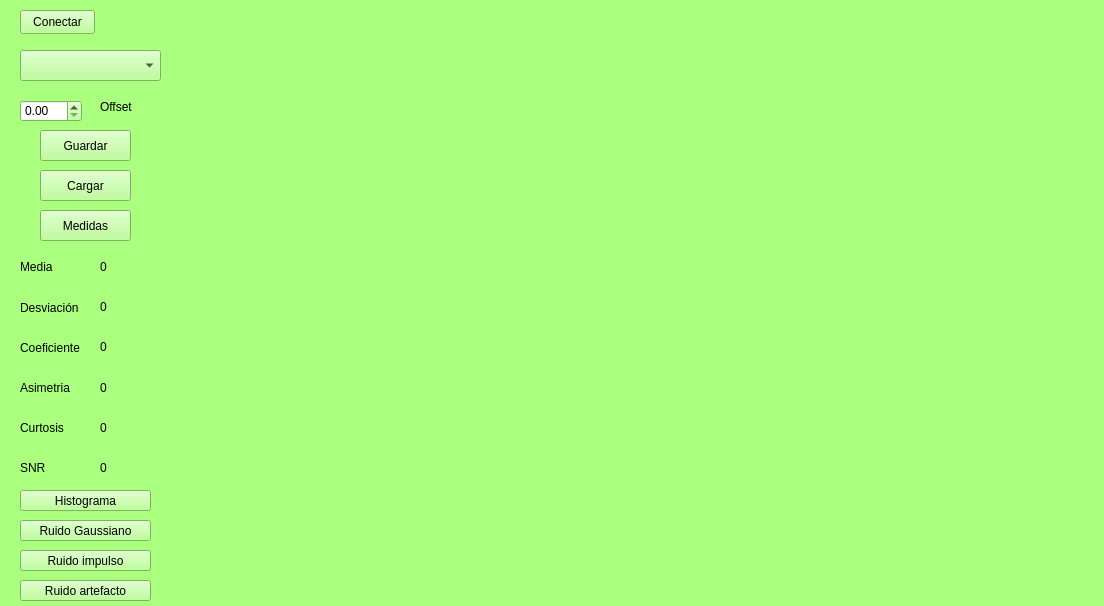
<?xml version="1.0" encoding="UTF-8"?>
<ui version="4.0">
 <class>Interfaz1</class>
 <widget class="QWidget" name="Interfaz1">
  <property name="geometry">
   <rect>
    <x>0</x>
    <y>0</y>
    <width>1104</width>
    <height>606</height>
   </rect>
  </property>
  <property name="palette">
   <palette>
    <active>
     <colorrole role="WindowText">
      <brush brushstyle="SolidPattern">
       <color alpha="255">
        <red>0</red>
        <green>0</green>
        <blue>0</blue>
       </color>
      </brush>
     </colorrole>
     <colorrole role="Button">
      <brush brushstyle="SolidPattern">
       <color alpha="255">
        <red>170</red>
        <green>255</green>
        <blue>127</blue>
       </color>
      </brush>
     </colorrole>
     <colorrole role="Light">
      <brush brushstyle="SolidPattern">
       <color alpha="255">
        <red>0</red>
        <green>85</green>
        <blue>255</blue>
       </color>
      </brush>
     </colorrole>
     <colorrole role="Base">
      <brush brushstyle="SolidPattern">
       <color alpha="255">
        <red>255</red>
        <green>255</green>
        <blue>255</blue>
       </color>
      </brush>
     </colorrole>
     <colorrole role="Window">
      <brush brushstyle="SolidPattern">
       <color alpha="255">
        <red>170</red>
        <green>255</green>
        <blue>127</blue>
       </color>
      </brush>
     </colorrole>
    </active>
    <inactive>
     <colorrole role="WindowText">
      <brush brushstyle="SolidPattern">
       <color alpha="255">
        <red>0</red>
        <green>0</green>
        <blue>0</blue>
       </color>
      </brush>
     </colorrole>
     <colorrole role="Button">
      <brush brushstyle="SolidPattern">
       <color alpha="255">
        <red>170</red>
        <green>255</green>
        <blue>127</blue>
       </color>
      </brush>
     </colorrole>
     <colorrole role="Light">
      <brush brushstyle="SolidPattern">
       <color alpha="255">
        <red>0</red>
        <green>85</green>
        <blue>255</blue>
       </color>
      </brush>
     </colorrole>
     <colorrole role="Base">
      <brush brushstyle="SolidPattern">
       <color alpha="255">
        <red>255</red>
        <green>255</green>
        <blue>255</blue>
       </color>
      </brush>
     </colorrole>
     <colorrole role="Window">
      <brush brushstyle="SolidPattern">
       <color alpha="255">
        <red>170</red>
        <green>255</green>
        <blue>127</blue>
       </color>
      </brush>
     </colorrole>
    </inactive>
    <disabled>
     <colorrole role="WindowText">
      <brush brushstyle="SolidPattern">
       <color alpha="255">
        <red>120</red>
        <green>120</green>
        <blue>120</blue>
       </color>
      </brush>
     </colorrole>
     <colorrole role="Button">
      <brush brushstyle="SolidPattern">
       <color alpha="255">
        <red>170</red>
        <green>255</green>
        <blue>127</blue>
       </color>
      </brush>
     </colorrole>
     <colorrole role="Light">
      <brush brushstyle="SolidPattern">
       <color alpha="255">
        <red>0</red>
        <green>85</green>
        <blue>255</blue>
       </color>
      </brush>
     </colorrole>
     <colorrole role="Base">
      <brush brushstyle="SolidPattern">
       <color alpha="255">
        <red>170</red>
        <green>255</green>
        <blue>127</blue>
       </color>
      </brush>
     </colorrole>
     <colorrole role="Window">
      <brush brushstyle="SolidPattern">
       <color alpha="255">
        <red>170</red>
        <green>255</green>
        <blue>127</blue>
       </color>
      </brush>
     </colorrole>
    </disabled>
   </palette>
  </property>
  <property name="windowTitle">
   <string>Form</string>
  </property>
  <widget class="QWidget" name="graficawidget" native="true">
   <property name="geometry">
    <rect>
     <x>190</x>
     <y>20</y>
     <width>901</width>
     <height>561</height>
    </rect>
   </property>
  </widget>
  <widget class="QPushButton" name="ConectW">
   <property name="geometry">
    <rect>
     <x>20</x>
     <y>10</y>
     <width>75</width>
     <height>24</height>
    </rect>
   </property>
   <property name="text">
    <string>Conectar</string>
   </property>
  </widget>
  <widget class="QComboBox" name="PuertosW">
   <property name="geometry">
    <rect>
     <x>20</x>
     <y>50</y>
     <width>141</width>
     <height>31</height>
    </rect>
   </property>
   <property name="palette">
    <palette>
     <active>
      <colorrole role="LinkVisited">
       <brush brushstyle="SolidPattern">
        <color alpha="255">
         <red>255</red>
         <green>121</green>
         <blue>253</blue>
        </color>
       </brush>
      </colorrole>
     </active>
     <inactive>
      <colorrole role="LinkVisited">
       <brush brushstyle="SolidPattern">
        <color alpha="255">
         <red>255</red>
         <green>121</green>
         <blue>253</blue>
        </color>
       </brush>
      </colorrole>
     </inactive>
     <disabled>
      <colorrole role="LinkVisited">
       <brush brushstyle="SolidPattern">
        <color alpha="255">
         <red>255</red>
         <green>121</green>
         <blue>253</blue>
        </color>
       </brush>
      </colorrole>
     </disabled>
    </palette>
   </property>
  </widget>
  <widget class="QPushButton" name="Guardar">
   <property name="geometry">
    <rect>
     <x>40</x>
     <y>130</y>
     <width>91</width>
     <height>31</height>
    </rect>
   </property>
   <property name="text">
    <string>Guardar</string>
   </property>
  </widget>
  <widget class="QPushButton" name="Cargar">
   <property name="geometry">
    <rect>
     <x>40</x>
     <y>170</y>
     <width>91</width>
     <height>31</height>
    </rect>
   </property>
   <property name="text">
    <string>Cargar</string>
   </property>
  </widget>
  <widget class="QLabel" name="label">
   <property name="geometry">
    <rect>
     <x>20</x>
     <y>260</y>
     <width>47</width>
     <height>13</height>
    </rect>
   </property>
   <property name="text">
    <string>Media</string>
   </property>
  </widget>
  <widget class="QLabel" name="lMedia">
   <property name="geometry">
    <rect>
     <x>100</x>
     <y>260</y>
     <width>47</width>
     <height>13</height>
    </rect>
   </property>
   <property name="text">
    <string>0</string>
   </property>
  </widget>
  <widget class="QLabel" name="lDesviacion">
   <property name="geometry">
    <rect>
     <x>100</x>
     <y>300</y>
     <width>47</width>
     <height>13</height>
    </rect>
   </property>
   <property name="text">
    <string>0</string>
   </property>
  </widget>
  <widget class="QLabel" name="label_4">
   <property name="geometry">
    <rect>
     <x>20</x>
     <y>300</y>
     <width>61</width>
     <height>16</height>
    </rect>
   </property>
   <property name="text">
    <string>Desviación</string>
   </property>
  </widget>
  <widget class="QLabel" name="label_5">
   <property name="geometry">
    <rect>
     <x>20</x>
     <y>340</y>
     <width>61</width>
     <height>16</height>
    </rect>
   </property>
   <property name="text">
    <string>Coeficiente</string>
   </property>
  </widget>
  <widget class="QLabel" name="lCoeficiente">
   <property name="geometry">
    <rect>
     <x>100</x>
     <y>340</y>
     <width>47</width>
     <height>13</height>
    </rect>
   </property>
   <property name="text">
    <string>0</string>
   </property>
  </widget>
  <widget class="QLabel" name="label_7">
   <property name="geometry">
    <rect>
     <x>20</x>
     <y>380</y>
     <width>61</width>
     <height>16</height>
    </rect>
   </property>
   <property name="text">
    <string>Asimetria</string>
   </property>
  </widget>
  <widget class="QLabel" name="lAsimetria">
   <property name="geometry">
    <rect>
     <x>100</x>
     <y>380</y>
     <width>71</width>
     <height>16</height>
    </rect>
   </property>
   <property name="text">
    <string>0</string>
   </property>
  </widget>
  <widget class="QLabel" name="label_9">
   <property name="geometry">
    <rect>
     <x>20</x>
     <y>420</y>
     <width>61</width>
     <height>16</height>
    </rect>
   </property>
   <property name="text">
    <string>Curtosis</string>
   </property>
  </widget>
  <widget class="QLabel" name="lCurtosis">
   <property name="geometry">
    <rect>
     <x>100</x>
     <y>420</y>
     <width>71</width>
     <height>16</height>
    </rect>
   </property>
   <property name="text">
    <string>0</string>
   </property>
  </widget>
  <widget class="QPushButton" name="pHistograma">
   <property name="geometry">
    <rect>
     <x>20</x>
     <y>490</y>
     <width>131</width>
     <height>21</height>
    </rect>
   </property>
   <property name="text">
    <string>Histograma</string>
   </property>
  </widget>
  <widget class="QPushButton" name="Medidas">
   <property name="geometry">
    <rect>
     <x>40</x>
     <y>210</y>
     <width>91</width>
     <height>31</height>
    </rect>
   </property>
   <property name="text">
    <string>Medidas</string>
   </property>
  </widget>
  <widget class="QDoubleSpinBox" name="chooseOffset">
   <property name="geometry">
    <rect>
     <x>20</x>
     <y>100</y>
     <width>62</width>
     <height>22</height>
    </rect>
   </property>
  </widget>
  <widget class="QLabel" name="label_2">
   <property name="geometry">
    <rect>
     <x>100</x>
     <y>100</y>
     <width>47</width>
     <height>13</height>
    </rect>
   </property>
   <property name="text">
    <string>Offset</string>
   </property>
  </widget>
  <widget class="QPushButton" name="pGauss">
   <property name="geometry">
    <rect>
     <x>20</x>
     <y>520</y>
     <width>131</width>
     <height>21</height>
    </rect>
   </property>
   <property name="text">
    <string>Ruido Gaussiano</string>
   </property>
  </widget>
  <widget class="QPushButton" name="pImpulso">
   <property name="geometry">
    <rect>
     <x>20</x>
     <y>550</y>
     <width>131</width>
     <height>21</height>
    </rect>
   </property>
   <property name="text">
    <string>Ruido impulso</string>
   </property>
  </widget>
  <widget class="QPushButton" name="pArtefacto">
   <property name="geometry">
    <rect>
     <x>20</x>
     <y>580</y>
     <width>131</width>
     <height>21</height>
    </rect>
   </property>
   <property name="text">
    <string>Ruido artefacto</string>
   </property>
  </widget>
  <widget class="QLabel" name="lsnr">
   <property name="geometry">
    <rect>
     <x>100</x>
     <y>460</y>
     <width>71</width>
     <height>16</height>
    </rect>
   </property>
   <property name="text">
    <string>0</string>
   </property>
  </widget>
  <widget class="QLabel" name="label_10">
   <property name="geometry">
    <rect>
     <x>20</x>
     <y>460</y>
     <width>61</width>
     <height>16</height>
    </rect>
   </property>
   <property name="text">
    <string>SNR</string>
   </property>
  </widget>
 </widget>
 <resources/>
 <connections/>
</ui>
